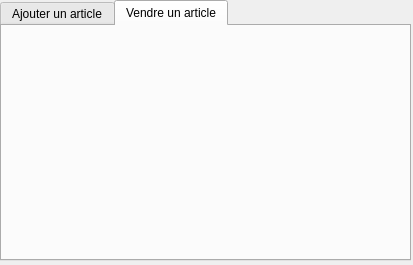
<?xml version="1.0" encoding="UTF-8"?>
<ui version="4.0">
 <class>Dialog</class>
 <widget class="QDialog" name="Dialog">
  <property name="geometry">
   <rect>
    <x>0</x>
    <y>0</y>
    <width>413</width>
    <height>265</height>
   </rect>
  </property>
  <property name="windowTitle">
   <string>Dialog</string>
  </property>
  <widget class="QTabWidget" name="tabWidget">
   <property name="geometry">
    <rect>
     <x>0</x>
     <y>0</y>
     <width>411</width>
     <height>261</height>
    </rect>
   </property>
   <property name="currentIndex">
    <number>1</number>
   </property>
   <widget class="QWidget" name="tab">
    <attribute name="title">
     <string>Ajouter un article</string>
    </attribute>
    <widget class="QWidget" name="gridLayoutWidget">
     <property name="geometry">
      <rect>
       <x>0</x>
       <y>0</y>
       <width>431</width>
       <height>241</height>
      </rect>
     </property>
     <layout class="QGridLayout" name="gridLayout">
      <item row="6" column="3">
       <widget class="QPushButton" name="pushButton_2">
        <property name="text">
         <string>Réinitialiser</string>
        </property>
       </widget>
      </item>
      <item row="5" column="0">
       <widget class="QLabel" name="label_6">
        <property name="text">
         <string>Pourcentage de réduction</string>
        </property>
       </widget>
      </item>
      <item row="2" column="0">
       <widget class="QLabel" name="label_3">
        <property name="text">
         <string>Quantité</string>
        </property>
       </widget>
      </item>
      <item row="0" column="0">
       <widget class="QLabel" name="label">
        <property name="text">
         <string>Référence</string>
        </property>
       </widget>
      </item>
      <item row="1" column="0">
       <widget class="QLabel" name="label_2">
        <property name="text">
         <string>Date de Livraison</string>
        </property>
       </widget>
      </item>
      <item row="3" column="2">
       <widget class="QDoubleSpinBox" name="doubleSpinBox">
        <property name="alignment">
         <set>Qt::AlignRight|Qt::AlignTrailing|Qt::AlignVCenter</set>
        </property>
       </widget>
      </item>
      <item row="6" column="2">
       <widget class="QPushButton" name="pushButton">
        <property name="text">
         <string>Valider</string>
        </property>
       </widget>
      </item>
      <item row="4" column="0">
       <widget class="QLabel" name="label_5">
        <property name="text">
         <string>Prix de vente</string>
        </property>
       </widget>
      </item>
      <item row="2" column="2">
       <widget class="QSpinBox" name="spinBox">
        <property name="alignment">
         <set>Qt::AlignRight|Qt::AlignTrailing|Qt::AlignVCenter</set>
        </property>
       </widget>
      </item>
      <item row="1" column="2">
       <widget class="QDateEdit" name="dateEdit">
        <property name="alignment">
         <set>Qt::AlignRight|Qt::AlignTrailing|Qt::AlignVCenter</set>
        </property>
       </widget>
      </item>
      <item row="0" column="2">
       <widget class="QLineEdit" name="lineEdit">
        <property name="alignment">
         <set>Qt::AlignRight|Qt::AlignTrailing|Qt::AlignVCenter</set>
        </property>
       </widget>
      </item>
      <item row="6" column="4">
       <spacer name="horizontalSpacer">
        <property name="orientation">
         <enum>Qt::Horizontal</enum>
        </property>
        <property name="sizeHint" stdset="0">
         <size>
          <width>40</width>
          <height>20</height>
         </size>
        </property>
       </spacer>
      </item>
      <item row="5" column="2">
       <widget class="QSpinBox" name="spinBox_2">
        <property name="alignment">
         <set>Qt::AlignRight|Qt::AlignTrailing|Qt::AlignVCenter</set>
        </property>
       </widget>
      </item>
      <item row="4" column="2">
       <widget class="QDoubleSpinBox" name="doubleSpinBox_2">
        <property name="alignment">
         <set>Qt::AlignRight|Qt::AlignTrailing|Qt::AlignVCenter</set>
        </property>
       </widget>
      </item>
      <item row="3" column="0">
       <widget class="QLabel" name="label_4">
        <property name="text">
         <string>Prix d'achat</string>
        </property>
       </widget>
      </item>
      <item row="7" column="2">
       <spacer name="verticalSpacer">
        <property name="orientation">
         <enum>Qt::Vertical</enum>
        </property>
        <property name="sizeHint" stdset="0">
         <size>
          <width>20</width>
          <height>40</height>
         </size>
        </property>
       </spacer>
      </item>
      <item row="3" column="3">
       <widget class="QLabel" name="label_7">
        <property name="text">
         <string>€</string>
        </property>
       </widget>
      </item>
      <item row="4" column="3">
       <widget class="QLabel" name="label_8">
        <property name="text">
         <string>€</string>
        </property>
       </widget>
      </item>
      <item row="5" column="3">
       <widget class="QLabel" name="label_9">
        <property name="text">
         <string>%</string>
        </property>
       </widget>
      </item>
     </layout>
    </widget>
   </widget>
   <widget class="QWidget" name="tab_2">
    <attribute name="title">
     <string>Vendre un article</string>
    </attribute>
   </widget>
  </widget>
 </widget>
 <resources/>
 <connections/>
</ui>
